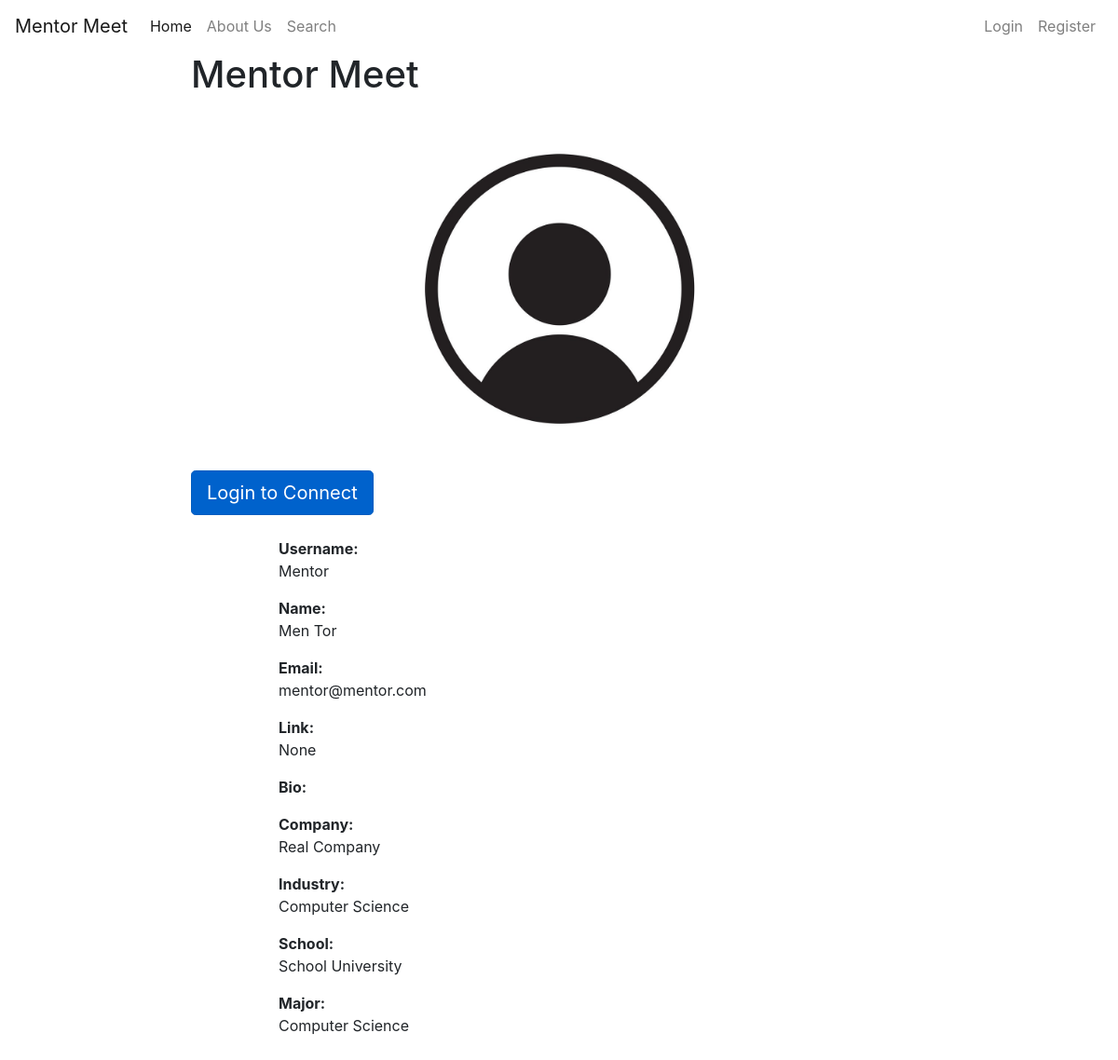
/profile/14/, run on the app's committed database.
### app_user/models.py (models this page shows)
class Profile(models.Model):
    user = models.OneToOneField(User, on_delete=models.CASCADE)
    bio = models.TextField(
        default='',
        null=True,
        blank=True,
    )
    website = models.URLField(blank=True, null=True)
    image = models.ImageField(default='default.jpg', upload_to='media', null=True)

class User(AbstractUser):
    is_student = models.BooleanField(default=False)
    is_mentor = models.BooleanField(default=False)
    requests = models.ManyToManyField(Request, null=True)
    schools = models.ManyToManyField(School, null=True)
    majors = models.ManyToManyField(Major, null=True)
    companies = models.ManyToManyField(Company, null=True)
    industries = models.ManyToManyField(Industry, null=True)
    position = models.CharField(max_length=20, null=True)

class Company(models.Model):
    name = models.CharField(max_length=30)
    def __str__(self):
        return f'{self.name}'

class Industry(models.Model):
    name = models.CharField(max_length=30)
    def __str__(self):
        return f'{self.name}'

class School(models.Model):
    name = models.CharField(max_length=30)
    def __str__(self):
        return f'{self.name}'

class Major(models.Model):
    name = models.CharField(max_length=30)
    def __str__(self):
        return f'{self.name}'

### profile/views.py (the view, shortened to what this page needs)
# urls.py: path('profile/', include('profile.urls')),
def profile(request, pk):
    profile_user = User.objects.get(pk=pk)
    profile = Profile.objects.get(user=profile_user)
    if request.user.is_authenticated:
        if profile_user.is_student and request.user.is_mentor:
            profile_connection = Connection.objects.filter(student=profile_user).filter(mentor=request.user)
        elif profile_user.is_mentor and request.user.is_student:
            profile_connection = Connection.objects.filter(mentor=profile_user).filter(student=request.user)
        else:
            profile_connection = None
    else:
        profile_connection = None
    context = {
        'profile': profile,
        'profile_user': profile_user,
        'profile_connection':profile_connection,
        'pk': pk,
    }
    return render(request, 'profile/profile.html', context=context)

### profile/templates/profile/profile.html (shortened to what this page needs)
{% extends "home/home.html" %}
{% block content %}
    <div class="content-section">
        <div class="media">
            <img src="{{ profile.image.url }}" width="50%" height="50%" class="center">
        </div>
        {% if user.is_authenticated %}
            {% if user.id == pk %}
                {% if user.is_student %}
                    <h2 align="center">You are registered as a Student</h2>
                {% elif user.is_mentor %}
                    <h2 align="center">You are registered as a Mentor</h2>
                {% endif %}
                <br>
                <a id="edit_btn" href ='{% url "edit" %}' class="btn btn-primary btn-sm" align: "center">Edit Profile</a>
            {% elif user.id != pk %}
                {% if profile_connection %}
                    {% for profile in profile_connection %}
                        {% if profile.status == 'P' %}
                            <h4 align="center">You have a Pending Connection Request</h4>
                        {% elif profile.status == 'C' %}
                            <h4 align="center">You are Connected!</h4>
                        {% endif %}
                    {% endfor %}
                {% else %}
                    <form method="POST" action="{% url "profile" pk %}">
                    {% csrf_token %}
                    <input name="user_id" type="hidden" value="{{ pk }}"></input>
                    <input id="connect_btn" class="btn btn-primary btn-sm" name = "action" type="submit" value="Connect"></input>
                    </form>
                {% endif %}
            {% endif %}
        {% else %}
            <a href="/login" class="btn btn-primary btn-lg active">Login to Connect</a>
        {% endif %}
        <div class="container">
        <br>
            <p>
                <strong>Username:</strong>
                <br>
                {{ profile_user.username }}
            </p>
            <p>
                <strong>Name:</strong>
                <br>
                {{ profile_user.first_name }} {{ profile_user.last_name }}
            </p>
            <p>
                <strong>Email:</strong>
                <br>
                {{ profile_user.email }}
            </p>
            <p>
                <strong>Link:</strong>
                <br>
                {{ profile.website }}
            </p>
            <p>
                <strong>Bio:</strong>
                <br>
            </p>
            {% if profile_user.is_mentor %}
            <p>
                <strong>Company:</strong>
                <br>
                {% for company in profile_user.companies.all %}
                {{ company }}
                <br>
                {% endfor %}
            </p>
            {% endif %}
            <p>
                {% if profile_user.is_student %}
                <strong>Industry Interests:</strong>
                {% elif profile_user.is_mentor %}
                <strong>Industry:</strong>
                {% endif %}
                <br>
                {% for industry in profile_user.industries.all %}
                {{ industry }}
                <br>
                {% endfor %}
            </p>
            <p>
                <strong>School:</strong>
                <br>
                {% for school in profile_user.schools.all %}
                {{ school }}
                <br>
                {% endfor %}
            </p>
            <p>
                <strong>Major:</strong>
                <br>
                {% for major in profile_user.majors.all %}
                {{ major }}
                <br>
                {% endfor %}
            </p>
            <br>
        </div>
      </div>
    </div>
{% endblock content %}

### profile/templates/profile/profile.html (style rules this page uses)
.container { width: 80% }
.center { display: block; margin-left: auto; margin-right: auto; }

### data on the page
Profile: image (placeholder picture), website "None"
User: username "Mentor", first_name "Men", last_name "Tor", email "mentor@mentor.com"
Company: name "Real Company"
Industry: name "Computer Science"
School: name "School University"
Major: name "Computer Science"
